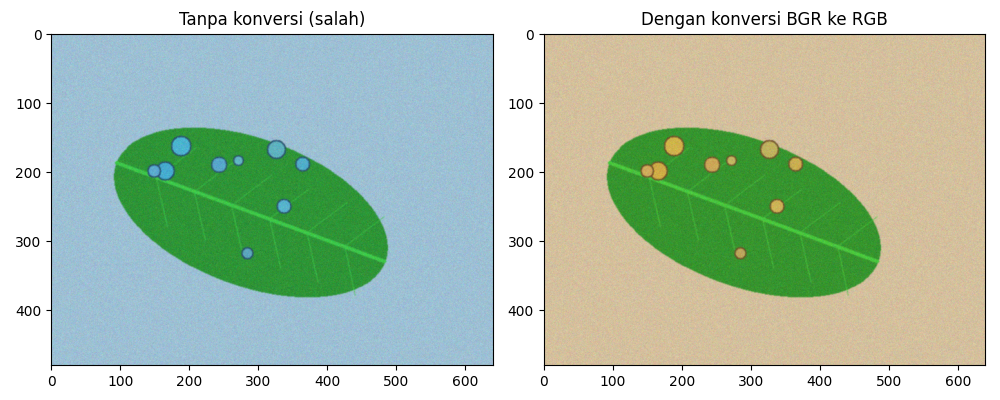
#> input picture hasil/b1_bgr_rgb.png, 1000 x 400 px
$ python -i praproses.py   (imports and definitions only)
#> lines starting #> are read from the running program, lines starting #| are printed output that depends on the picture
#> further down, picture is the input picture: shape (400, 1000, 3); mean B, G, R 177.5, 197.5, 177.5
"""Rangkaian praproses SIMUTEH. Masukan dan keluaran adalah citra BGR uint8."""
import json
import cv2
import numpy as np

PARAM_BAWAAN = {'lebar': 640, 'gamma': 1.0, 'clahe_clip': 2.0,
                'clahe_tile': 8, 'penapis': 'median', 'kernel': 3,
                'sigma': 1.0, 'tajam_k': 0.0}

def praproses(img_bgr, p=None):
    p = {**PARAM_BAWAAN, **(p or {})}
    if img_bgr is None or img_bgr.ndim != 3 or img_bgr.shape[2] != 3:
        raise ValueError('Masukan harus berupa citra BGR tiga kanal')
    if p['lebar'] <= 0 or p['gamma'] <= 0 or p['kernel'] < 1 or p['kernel'] % 2 == 0:
        raise ValueError('Lebar dan gamma harus positif, kernel harus ganjil positif')
    tinggi = max(1, round(img_bgr.shape[0] * p['lebar'] / img_bgr.shape[1]))
#> tinggi = 256
    img = cv2.resize(img_bgr, (p['lebar'], tinggi), interpolation=cv2.INTER_AREA)
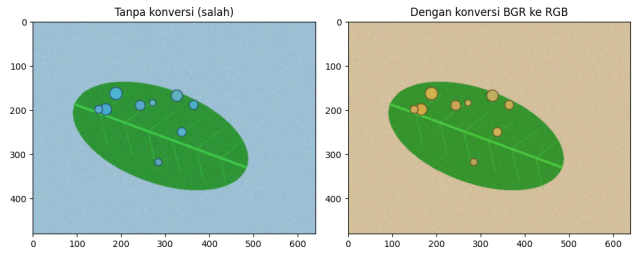
#> img: shape (256, 640, 3); mean B, G, R 177.5, 197.5, 177.5
    if p['gamma'] != 1:
        lut = np.array([255 * (i / 255) ** p['gamma'] for i in range(256)]).clip(0, 255).astype(np.uint8)
        img = cv2.LUT(img, lut)
    if p['clahe_clip'] > 0:
        hsv = cv2.cvtColor(img, cv2.COLOR_BGR2HSV)
#> hsv: shape (256, 640, 3); mean H, S, V 44, 66.3, 208.8
        hsv[:, :, 2] = cv2.createCLAHE(clipLimit=p['clahe_clip'], tileGridSize=(p['clahe_tile'], p['clahe_tile'])).apply(hsv[:, :, 2])
#> hsv: shape (256, 640, 3); mean H, S, V 44, 66.3, 201.1
        img = cv2.cvtColor(hsv, cv2.COLOR_HSV2BGR)
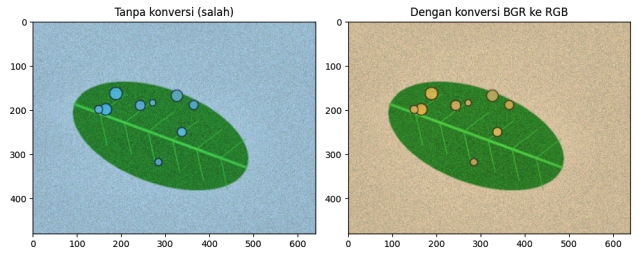
#> img: shape (256, 640, 3); mean B, G, R 172.4, 189.8, 172.2
    k = p['kernel']
    if p['penapis'] == 'rerata':
        img = cv2.blur(img, (k, k))
    elif p['penapis'] == 'gaussian':
        img = cv2.GaussianBlur(img, (k, k), p['sigma'])
    elif p['penapis'] == 'median':
        img = cv2.medianBlur(img, k)
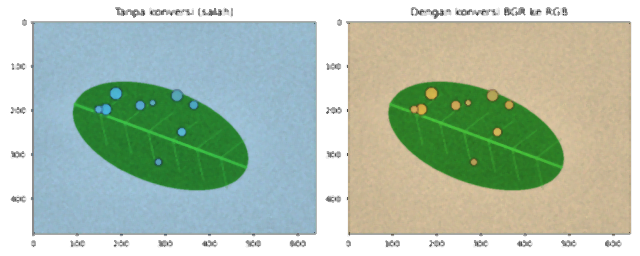
#> img: shape (256, 640, 3); mean B, G, R 173.7, 191.3, 173.7
    elif p['penapis'] != 'none':
        raise ValueError('Penapis tidak dikenal')
    if p['tajam_k'] > 0:
        blur = cv2.GaussianBlur(img, (5, 5), p['sigma'])
        img = cv2.addWeighted(img, 1 + p['tajam_k'], blur, -p['tajam_k'], 0)
    return img

def simpan_param(p, path='../hasil/param_praproses.json'):
    with open(path, 'w', encoding='utf-8') as f:
        json.dump({**PARAM_BAWAAN, **p}, f, indent=2)

>>> import cv2
>>> picture = cv2.imread('../hasil/b1_bgr_rgb.png')
>>> result = praproses(picture)

$ run again, on hasil/b2_kanal.png
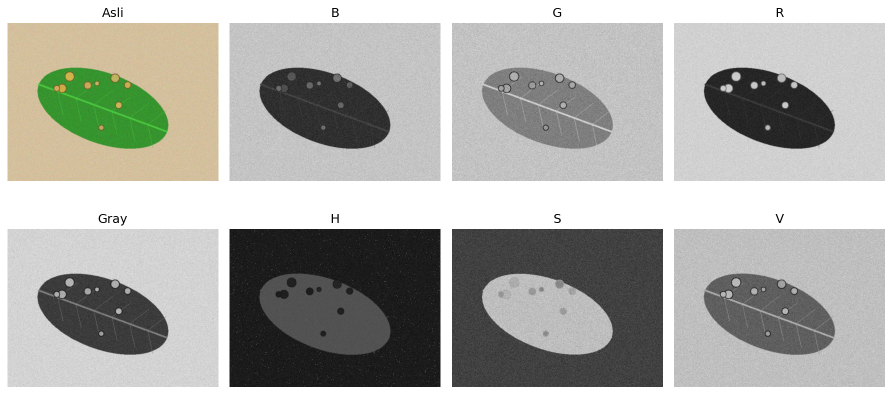
#> input picture hasil/b2_kanal.png, 1784 x 789 px (shown at 1/2 size)
#> picture is the input picture: shape (789, 1784, 3); mean B, G, R 168, 172.8, 172.3
#> in praproses, `img = cv2.resize(img_bgr, (p['lebar'], tinggi), interpolation=cv2.INTE..`:
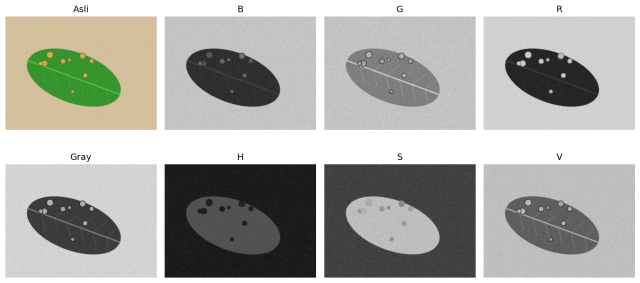
#> img: shape (283, 640, 3); mean B, G, R 168, 172.8, 172.3
#> in praproses, `img = cv2.cvtColor(hsv, cv2.COLOR_HSV2BGR)`:
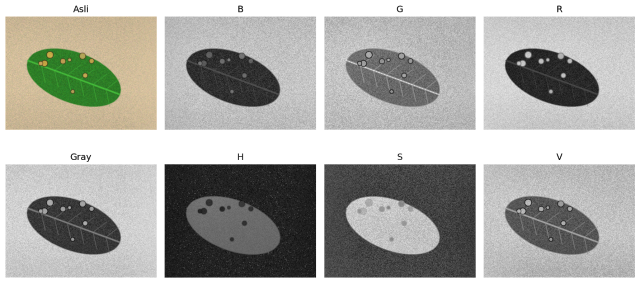
#> img: shape (283, 640, 3); mean B, G, R 166.4, 170.8, 170.6
